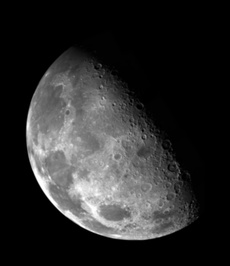
#> input picture 实验/第三章/图 a.jpg, 230 x 266 px, shrunk from 464 x 538 before the run
$ python '作业3_位平面分析.py'
#> lines starting #> are read from the running program, lines starting #| are printed output that depends on the picture; after the words box and inside, x2 and y2 are one past the last pixel; in counts of white or black regions, pixels touching at a corner belong together
#!/usr/bin/env python
# -*- coding: utf-8 -*-
"""
作业3: 位平面分析
分解图像为8个位平面并进行可视化分析
"""

import numpy as np
import matplotlib.pyplot as plt
from PIL import Image
import os
import matplotlib

# 设置中文字体 - 使用更可靠的方法
matplotlib.rcParams['font.sans-serif'] = ['Arial Unicode MS', 'Heiti TC', 'STHeiti']
matplotlib.rcParams['font.family'] = 'sans-serif'
matplotlib.rcParams['axes.unicode_minus'] = False


def extract_bit_planes(image):
    """
    提取图像的所有8个位平面

    Args:
        image: 灰度图像 (H, W) numpy数组

    Returns:
        bit_planes: 8个位平面的列表，从bit 0到bit 7
    """
    bit_planes = []

    # 提取每个位平面 (bit 0 到 bit 7)
    for i in range(8):
        # 使用位运算提取第i位
        bit_plane = (image >> i) & 1

        # 缩放到0-255以便可视化
        bit_plane_visual = bit_plane * 255

        bit_planes.append(bit_plane_visual.astype(np.uint8))

    return bit_planes


def reconstruct_from_bit_planes(bit_planes, plane_indices):
    """
    从选定的位平面重构图像

    Args:
        bit_planes: 8个位平面的列表
        plane_indices: 要使用的位平面索引列表 (例如 [7, 6, 5])

    Returns:
        reconstructed: 重构的图像
    """
    # 初始化重构图像
    reconstructed = np.zeros_like(bit_planes[0], dtype=np.uint8)

    # 将选定的位平面组合
    for i in plane_indices:
        # 将位平面从0-255缩放回0-1
        bit_plane = (bit_planes[i] // 255).astype(np.uint8)
        # 将该位平面加到对应的位位置
        reconstructed = reconstructed | (bit_plane << i)

    return reconstructed


def load_image(image_path):
    """
    加载图像并转换为灰度图

    Args:
        image_path: 图像文件路径

    Returns:
        image: 灰度图像numpy数组
    """
    if not os.path.exists(image_path):
        raise FileNotFoundError(f"图像文件不存在: {image_path}")

    # 使用PIL加载图像
    img = Image.open(image_path)

    # 转换为灰度图
    if img.mode != 'L':
        img = img.convert('L')

    # 转换为numpy数组
    image = np.array(img)

    return image


def visualize_bit_planes(original, bit_planes):
    """
    可视化所有位平面

    Args:
        original: 原始图像
        bit_planes: 8个位平面的列表
    """
    fig, axes = plt.subplots(3, 3, figsize=(12, 12))
    fig.suptitle('位平面分析', fontsize=16, fontweight='bold')

    # 第一个位置显示原始图像
    axes[0, 0].imshow(original, cmap='gray', vmin=0, vmax=255)
    axes[0, 0].set_title('原始图像', fontsize=12, fontweight='bold')
    axes[0, 0].axis('off')

    # 添加统计信息
    info_text = f"尺寸: {original.shape}\n"
    info_text += f"灰度范围: [{np.min(original)}, {np.max(original)}]"
    axes[0, 0].text(0.02, 0.02, info_text, transform=axes[0, 0].transAxes,
                   fontsize=9, verticalalignment='bottom',
                   bbox=dict(boxstyle='round', facecolor='yellow', alpha=0.5))

    # 显示8个位平面 (从bit 7到bit 0)
    positions = [
        (0, 1), (0, 2),  # bit 7, bit 6
        (1, 0), (1, 1), (1, 2),  # bit 5, bit 4, bit 3
        (2, 0), (2, 1), (2, 2)   # bit 2, bit 1, bit 0
    ]

    for idx, (i, j) in enumerate(positions):
        bit_num = 7 - idx  # 从bit 7开始显示
        axes[i, j].imshow(bit_planes[bit_num], cmap='gray', vmin=0, vmax=255)

        # 标注位序号和重要性
        if bit_num >= 6:
            importance = "高"
            color = 'lightgreen'
        elif bit_num >= 3:
            importance = "中"
            color = 'lightyellow'
        else:
            importance = "低"
            color = 'lightcoral'

        title = f'Bit {bit_num} (MSB)' if bit_num == 7 else \
                f'Bit {bit_num} (LSB)' if bit_num == 0 else \
                f'Bit {bit_num}'

        axes[i, j].set_title(title, fontsize=11)
        axes[i, j].axis('off')

        # 添加重要性标签
        axes[i, j].text(0.02, 0.98, f'重要性: {importance}',
                       transform=axes[i, j].transAxes,
                       fontsize=8, verticalalignment='top',
                       bbox=dict(boxstyle='round', facecolor=color, alpha=0.7))

    plt.tight_layout()
    return fig


def visualize_reconstruction(original, bit_planes):
    """
    可视化不同位平面组合的重构效果

    Args:
        original: 原始图像
        bit_planes: 8个位平面的列表
    """
    fig, axes = plt.subplots(2, 4, figsize=(16, 8))
    fig.suptitle('位平面重构实验', fontsize=16, fontweight='bold')

    # 定义不同的重构组合
    reconstructions = [
        ([7], "仅MSB (Bit 7)"),
        ([7, 6], "高2位 (Bit 7-6)"),
        ([7, 6, 5], "高3位 (Bit 7-5)"),
        ([7, 6, 5, 4], "高4位 (Bit 7-4)"),
        ([7, 6, 5, 4, 3], "高5位 (Bit 7-3)"),
        ([7, 6, 5, 4, 3, 2], "高6位 (Bit 7-2)"),
        ([7, 6, 5, 4, 3, 2, 1], "高7位 (Bit 7-1)"),
        (list(range(8)), "全部8位")
    ]

    for idx, (plane_indices, title) in enumerate(reconstructions):
        row = idx // 4
        col = idx % 4

        # 重构图像
        reconstructed = reconstruct_from_bit_planes(bit_planes, plane_indices)

        # 显示
        axes[row, col].imshow(reconstructed, cmap='gray', vmin=0, vmax=255)
        axes[row, col].set_title(title, fontsize=10)
        axes[row, col].axis('off')

        # 计算与原图的差异
        if len(plane_indices) == 8:
            diff_text = "完整图像"
        else:
            mse = np.mean((original.astype(float) - reconstructed.astype(float)) ** 2)
            diff_text = f"MSE: {mse:.1f}"

        axes[row, col].text(0.02, 0.02, diff_text,
                           transform=axes[row, col].transAxes,
                           fontsize=8, verticalalignment='bottom',
                           bbox=dict(boxstyle='round', facecolor='white', alpha=0.7))

    plt.tight_layout()
    return fig


def main():
    """主程序"""
    print("=" * 60)
    print("作业3: 位平面分析")
    print("=" * 60)

    # 图像路径 (使用图 a.jpg)
    image_path = "../图 a.jpg"
    output_dir = "../输出结果/作业3_位平面分析"

    # 创建输出目录
    os.makedirs(output_dir, exist_ok=True)
    os.makedirs(os.path.join(output_dir, "位平面"), exist_ok=True)

    try:
        # 1. 加载图像
        print(f"\n1. 加载图像: {image_path}")
        original = load_image(image_path)
#> in load_image, img is the input picture: PIL image 230x266 L; min 0, max 255, mean 42.6
        print(f"   图像尺寸: {original.shape}")
#|    图像尺寸: (266, 230)

        # 2. 提取位平面
        print("\n2. 提取8个位平面 (Bit 0 到 Bit 7)")
        bit_planes = extract_bit_planes(original)
#> the loop in extract_bit_planes, `for i in range(8):` made 8 passes
#> pass 1, in extract_bit_planes, `bit_plane = (image >> i) & 1`:
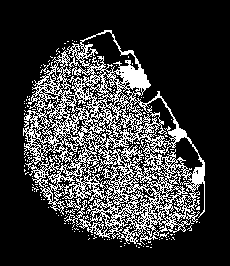
#> bit_plane: shape (266, 230); values 0 (black) and 1 (white), 21.7% white in thin lines or dots, all inside (x1, y1, x2, y2) = (23, 30, 205, 248)
#> pass 2, in extract_bit_planes, `bit_plane = (image >> i) & 1`:
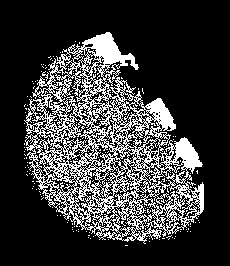
#> bit_plane: shape (266, 230); values 0 (black) and 1 (white), 22.4% white in thin lines or dots, all inside (x1, y1, x2, y2) = (24, 32, 204, 246)
#> after the loop in extract_bit_planes, `for i in range(8):`:
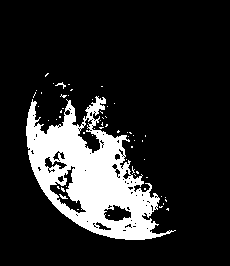
#> bit_plane_visual: shape (266, 230); 15.8% white; 59 white regions (56 under 20 px), largest, box (x1, y1, x2, y2) and area: (26, 96, 176, 240) 9453, (55, 82, 66, 89) 24, (59, 194, 68, 199) 20
#> after the loop in extract_bit_planes, `for i in range(8):`: bit_planes = 8 items
#> bit_planes = 8 items
        print(f"   提取完成，共{len(bit_planes)}个位平面")
#|    提取完成，共8个位平面

        # 3. 可视化位平面
        print("\n3. 生成位平面可视化")
        fig1 = visualize_bit_planes(original, bit_planes)

        # 4. 可视化重构实验
        print("\n4. 生成位平面重构实验")
        fig2 = visualize_reconstruction(original, bit_planes)
#> the loop in visualize_reconstruction, `for idx, (plane_indices, title) in enumerate(reconstructions):` made 8 passes
#> (mse, diff_text) on passes 1 to 7: (1942, 'MSE: 1942.0'), (493.5, 'MSE: 493.5'), (119.9, 'MSE: 119.9'), (28.7, 'MSE: 28.7'), (6.72, 'MSE: 6.7'), (1.5, 'MSE: 1.5'), (0.217, 'MSE: 0.2')
#> pass 2, in visualize_reconstruction, `reconstructed = reconstruct_from_bit_planes(bit_planes, plane_indices)`:
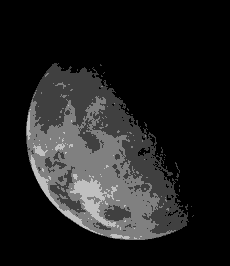
#> reconstructed: shape (266, 230); min 0, max 192, mean 31
#> pass 3, in visualize_reconstruction, `reconstructed = reconstruct_from_bit_planes(bit_planes, plane_indices)`:
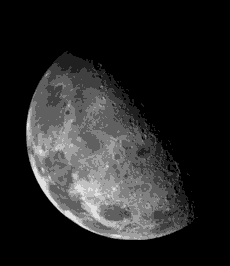
#> reconstructed: shape (266, 230); min 0, max 224, mean 36.8

        # 5. 保存结果
        print("\n5. 保存结果")

        # 保存各个位平面
        for i in range(8):
            bit_plane_img = Image.fromarray(bit_planes[i])
            bit_plane_path = os.path.join(output_dir, "位平面", f"bit_{i}.png")
            bit_plane_img.save(bit_plane_path)
        print(f"   位平面图像已保存到: {os.path.join(output_dir, '位平面')}")
#|    位平面图像已保存到: ../输出结果/作业3_位平面分析/位平面

        # 保存位平面可视化
        result_path1 = os.path.join(output_dir, "位平面分析.png")
        fig1.savefig(result_path1, dpi=150, bbox_inches='tight')
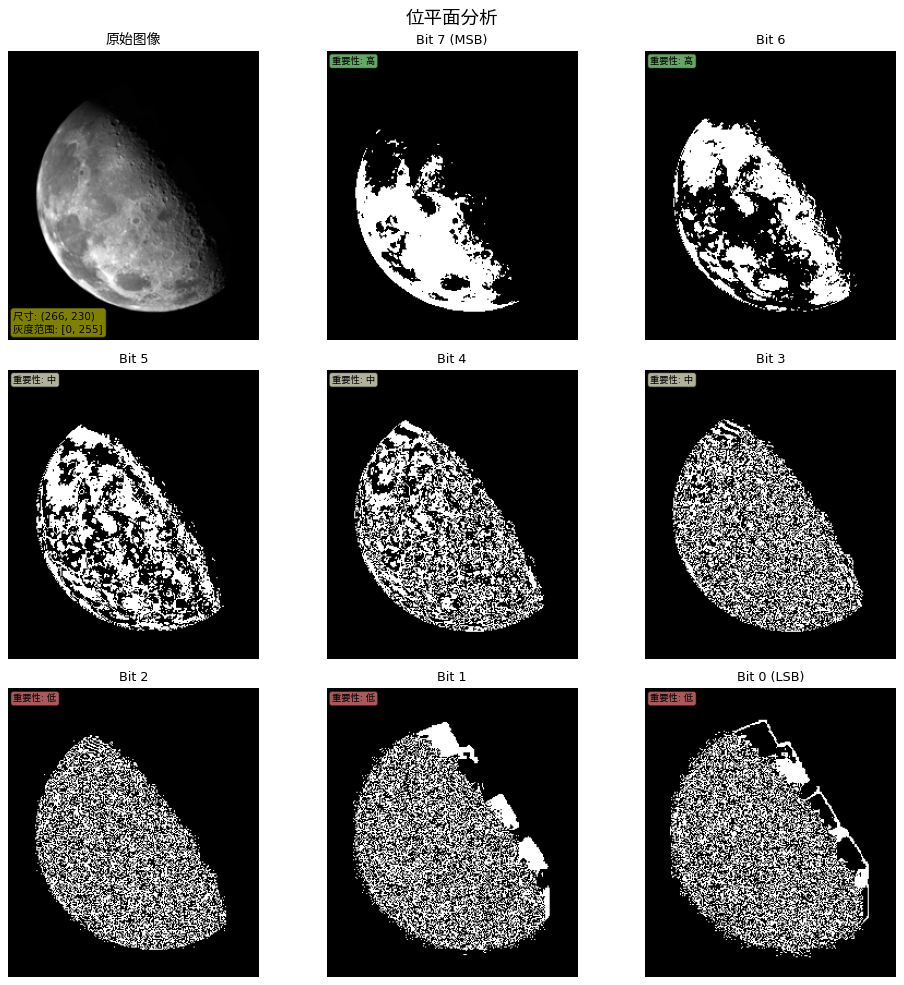
#> figure drawn by matplotlib, 9 panels
        print(f"   位平面分析已保存: {result_path1}")
#|    位平面分析已保存: ../输出结果/作业3_位平面分析/位平面分析.png

        # 保存重构实验
        result_path2 = os.path.join(output_dir, "重构实验.png")
        fig2.savefig(result_path2, dpi=150, bbox_inches='tight')
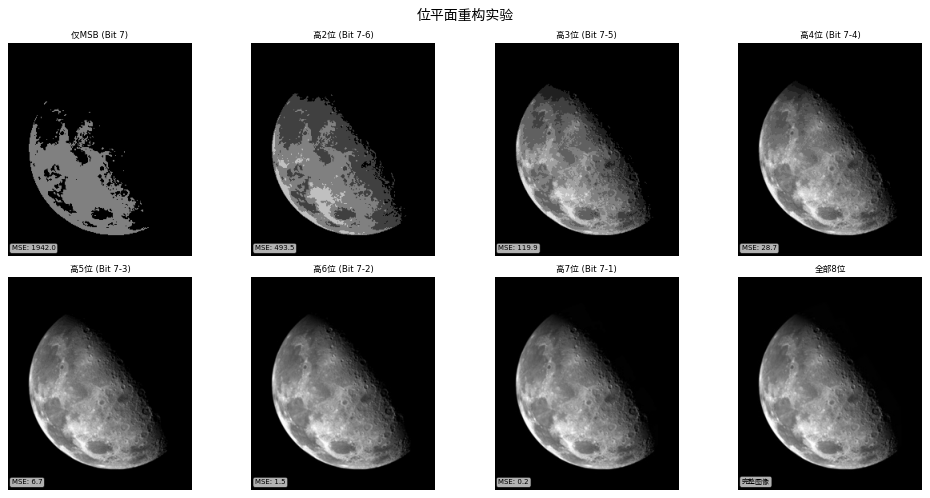
#> figure drawn by matplotlib, 8 panels
        print(f"   重构实验已保存: {result_path2}")
#|    重构实验已保存: ../输出结果/作业3_位平面分析/重构实验.png

        # 保存一些重构示例
        reconstructions = {
            "仅MSB": [7],
            "高4位": [7, 6, 5, 4],
            "全部8位": list(range(8))
        }

        for name, indices in reconstructions.items():
            reconstructed = reconstruct_from_bit_planes(bit_planes, indices)
            recon_img = Image.fromarray(reconstructed)
            recon_path = os.path.join(output_dir, f"重构_{name}.png")
            recon_img.save(recon_path)
        print(f"   重构示例已保存")

        print("\n" + "=" * 60)
        print("处理完成！")
        print("=" * 60)
        print("\n位平面分析说明:")
        print("- Bit 7 (MSB): 最高有效位，包含最重要的视觉信息")
        print("- Bit 6-4: 中高位，包含主要的图像结构")
        print("- Bit 3-1: 中低位，包含细节和纹理")
        print("- Bit 0 (LSB): 最低有效位，类似随机噪声")

        # 显示图像
        plt.show()

    except Exception as e:
        print(f"\n错误: {e}")
        import traceback
        traceback.print_exc()


if __name__ == "__main__":
    main()

$ run again, with 实验/第三章/图 b.jpg copied over 实验/第三章/图 a.jpg
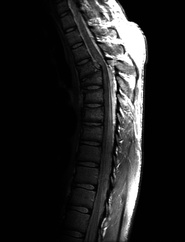
#> input picture 实验/第三章/图 b.jpg, 185 x 242 px, shrunk from 373 x 488 before the run
#> in load_image, img is the input picture: PIL image 185x242 L; min 0, max 255, mean 32.6
#|    图像尺寸: (242, 185)
#> the loop in extract_bit_planes, `for i in range(8):` made 8 passes
#> pass 1, in extract_bit_planes, `bit_plane = (image >> i) & 1`:
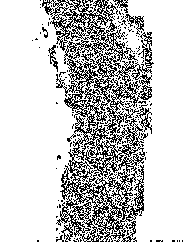
#> bit_plane: shape (242, 185); values 0 (black) and 1 (white), 77.9% white; black in thin lines or dots, all inside (x1, y1, x2, y2) = (32, 0, 183, 242)
#> after the loop in extract_bit_planes, `for i in range(8):`: bit_planes = 8 items
#|    提取完成，共8个位平面
#> the loop in visualize_reconstruction, `for idx, (plane_indices, title) in enumerate(reconstructions):` made 8 passes
#> (mse, diff_text) on passes 1 to 7: (1647.3, 'MSE: 1647.3'), (486.7, 'MSE: 486.7'), (135.4, 'MSE: 135.4'), (35.13, 'MSE: 35.1'), (8.67, 'MSE: 8.7'), (2.22, 'MSE: 2.2'), (0.779, 'MSE: 0.8')
#> the loop in main, `for i in range(8):` made 8 passes
#> pass 3, in main, `bit_plane_img = Image.fromarray(bit_planes[i])`:
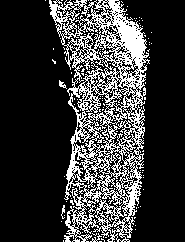
#> bit_plane_img: PIL image 185x242 L; 22.2% white in thin lines or dots, all inside (x1, y1, x2, y2) = (45, 0, 152, 242)
#|    位平面图像已保存到: ../输出结果/作业3_位平面分析/位平面
#|    位平面分析已保存: ../输出结果/作业3_位平面分析/位平面分析.png
#|    重构实验已保存: ../输出结果/作业3_位平面分析/重构实验.png
